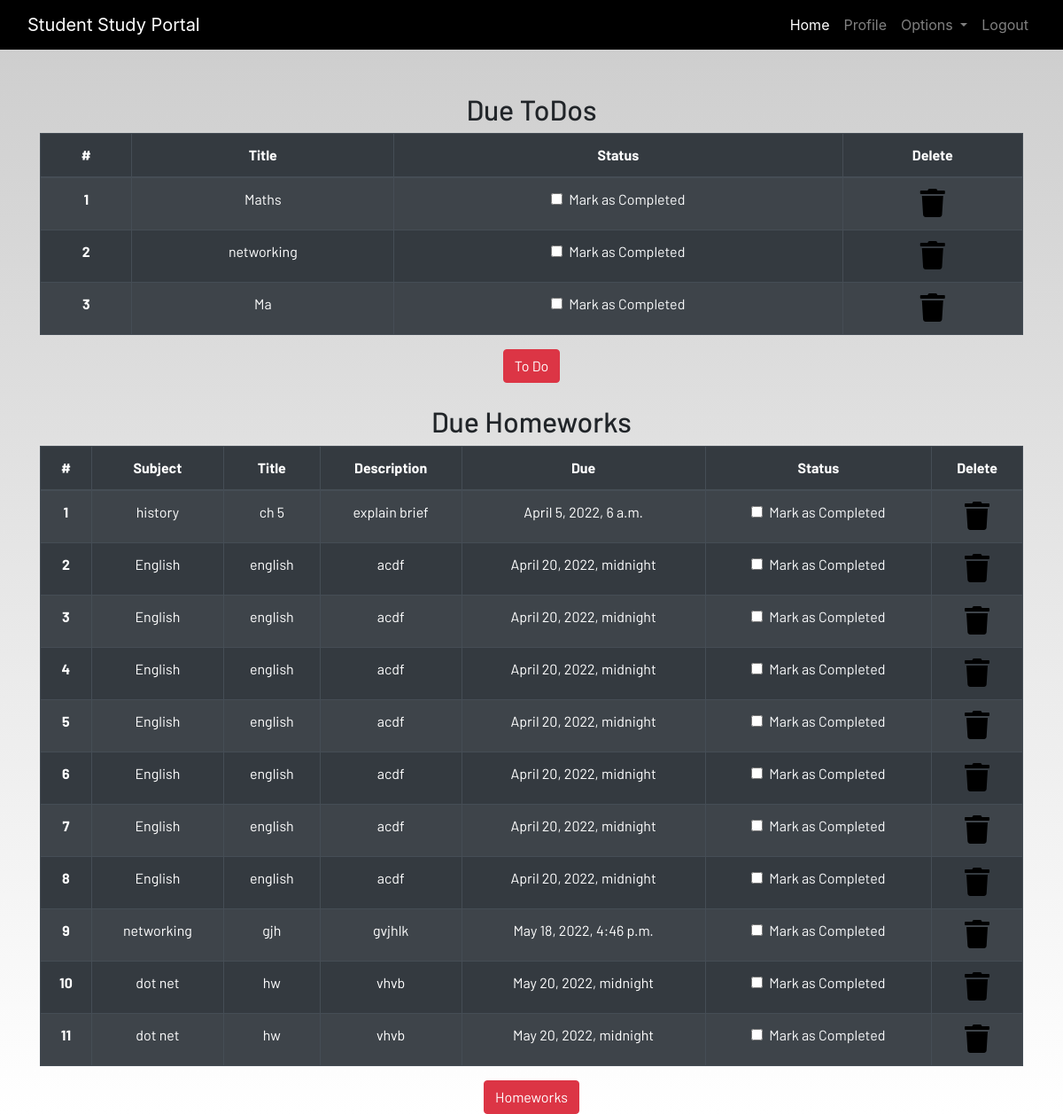
/profile/ (signed in), run on the app's committed database.
### dashboard/models.py (models this page shows, shortened)
class Todo(models.Model):
    user=models.ForeignKey(User,on_delete=models.CASCADE)
    title=models.CharField(max_length=100)
    is_finished=models.BooleanField(default=False)

class Homework(models.Model):
    user=models.ForeignKey(User,on_delete=models.CASCADE)
    subject=models.CharField(max_length=50)
    title=models.CharField(max_length=100)
    description=models.TextField()
    due = models.DateTimeField()
    is_finished=models.BooleanField(default=False)

### dashboard/views.py (the view)
# urls.py: path('profile/',dash_views.profile,name='profile'),
@login_required
def profile(request):
    homeworks=Homework.objects.filter(is_finished=False,user=request.user)
    todos=Todo.objects.filter(is_finished=False,user=request.user)
    if len(homeworks)==0:
        homework_done=True
    else:
        homework_done=False
    if len(todos)==0:
        todos_done=True
    else:
        todos_done=False
    context={
        'homeworks':homeworks,
        'todos':todos,
        'homework_done':homework_done,
        'todos_done':todos_done
    }
    return render(request,"dashboard/profile.html",context)

### dashboard/templates/dashboard/profile.html
{% extends 'dashboard/base.html' %}
{% load static %}
{% load crispy_forms_tags%}
{% block content %}
<section class="text-center">
    <div class="container">
    {%if not todos_done %}
        <h2>Due ToDos</h2>
        <table class="table table-striped table-bordered table-hover table-dark">
            <thead>
                <tr>
                    <th scope="col">#</th>
                    <th scope="col">Title</th>
                    <th scope="col">Status</th>
                    <th scope="col">Delete</th>
                </tr>
            </thead>
            <tbody>
                {% for todo in todos%}
                <tr>
                    <th scope="row">{{forloop.counter}}</th>
                    <td>{{todo.title}}</td>
                    <td>
                        <a href="#">
                            <div class="form-check">
                                {% if todo.is_finished == True %}
                                <input class="form-check-input" type="checkbox" value="" checked>
                                {% else %}
                                <input class="form-check-input" type="checkbox" value="" >
                                {% endif %}
                                <label class="form-check-label text-light" for="flexCheckDefault">
                                    Mark as Completed
                                </label>
                            </div>
                        </a>
                    </td>
                    <td><a href="#"><i class="fa fa-trash fa-2x"></i></a></td>
                </tr>
                {%endfor%}
            </tbody>
        </table>
    {%else%}
        <h3>All To dos are completed!!!!</h3>
    {%endif%}
        <a href="{% url 'todo'%}" class="btn btn-danger">To Do</a>
        <br><br>
        {%if not homework_done%}
        <h2>Due Homeworks</h2>
        <table class="table table-striped table-bordered table-hover table-dark">
            <thead>
                <tr>
                    <th scope="col">#</th>
                    <th scope="col">Subject</th>
                    <th scope="col">Title</th>
                    <th scope="col">Description</th>
                    <th scope="col">Due</th>
                    <th scope="col">Status</th>
                    <th scope="col">Delete</th>
                </tr>
            </thead>
            <tbody>
                {%for homework in homeworks %}
                <tr>
                    <th scope="row">{{forloop.counter}}</th>
                    <td>{{homework.subject}}</td>
                    <td>{{homework.title}}</td>
                    <td>{{homework.description}}</td>
                    <td>{{homework.due}}</td>
                    <td>
                        <a href="{% url 'update-homework' homework.id%}">
                            <div class="form-check">
                                {% if homework.is_finished == True %}
                                <input class="form-check-input" type="checkbox" value="" checked>
                                {% else %}
                                <input class="form-check-input" type="checkbox" value="">
                                {% endif %}
                                <label class="form-check-label text-light" for="flexCheckDefault">
                                    Mark as Completed
                                </label>
                            </div>
                        </a>
                    </td>
                    <td><a href="{% url 'delete-homework' homework.id%}"><i class="fa fa-trash fa-2x"></i></a></td>
                </tr>
                {% endfor %}
            </tbody>
        </table>
        {% else %}
        <h3>All To homeworks are completed!!!!</h3>
        {% endif %}
        <a href="{%url 'homework' %}" class="btn btn-danger">Homeworks</a>
    </div>
</section>
{% endblock content %}

### dashboard/templates/dashboard/base.html (shortened to what this page needs)
<!DOCTYPE html>
{% load static %}
<html lang="en">
<head>
  <link rel="stylesheet" href="https://stackpath.bootstrapcdn.com/bootstrap/4.3.1/css/bootstrap.min.css"
 />
  <link rel="stylesheet" href="https://use.fontawesome.com/releases/v5.7.2/css/all.css"
 />
  <link rel="stylesheet" href="{% static 'css/main.css' %}" />
</head>
<body>
  <header>
    <nav class="navbar navbar-expand-lg navbar-dark bg-dark">
      <div class="container-fluid">
        <a class="navbar-brand" href="{%url 'home'%}">Student Study Portal</a>
        <div class="collapse navbar-collapse justify-content-end" id="navbarSupportedContent">
          <ul class="navbar-nav mb-2 mb-lg-0">
            <li class="nav-item">
              <a class="nav-link active" aria-current="page" href="{%url 'home' %}">Home</a>
            </li>
            {%if user.is_authenticated%}
            <li class="nav-item">
              <a class="nav-link" href="{%url 'profile' %}">Profile</a>
            </li>
            <li class="nav-item dropdown">
              <a class="nav-link dropdown-toggle" href="#" id="navbarDropdown" role="button" data-toggle="dropdown"
                aria-haspopup="true" aria-expanded="false">
                Options
              </a>
            </li>
            <li class="nav-item">
              <a class="nav-link" href="{%url 'logout'%}">Logout</a>
            </li>
            {%endif%}
          </ul>
        </div>
      </div>
    </nav>
  </header>
  <br /><br />
  <main>
    {% block content %}
    {% endblock content %}
  </main>
</body>
</html>

### static/css/main.css (style rules this page uses)
html { scroll-behavior: smooth; height: 100%; width: 100%; }
main { font-family: Barlow, Quicksand, Rubik, sans-serif, serif, 'Times New Roman', Times, serif !important; }
.navbar { background-color: rgb(0, 0, 0) !important; }
a { text-decoration: none !important; color: black; }
html, body { max-width: 100%; overflow-x: hidden; height: 100%; width: 100%; }
body { background: linear-gradient(rgba(0, 0, 0, 0.2), rgba(255, 255, 255, 0.5)); overflow-x: hidden; background-repeat: no-repeat; }
.fa { color: black; }

### data on the page
Todo: title "Maths"
Todo: title "networking"
Todo: title "Ma"
Homework: subject "history", title "ch 5", description "explain brief", due "April 5, 2022, 6 a.m."
Homework: subject "English", title "english", description "acdf", due "April 20, 2022, midnight"
Homework: subject "English", title "english", description "acdf", due "April 20, 2022, midnight"
Homework: subject "English", title "english", description "acdf", due "April 20, 2022, midnight"
Homework: subject "English", title "english", description "acdf", due "April 20, 2022, midnight"
Homework: subject "English", title "english", description "acdf", due "April 20, 2022, midnight"
Homework: subject "English", title "english", description "acdf", due "April 20, 2022, midnight"
Homework: subject "English", title "english", description "acdf", due "April 20, 2022, midnight"
Homework: subject "networking", title "gjh", description "gvjhlk", due "May 18, 2022, 4:46 p.m."
Homework: subject "dot net", title "hw", description "vhvb", due "May 20, 2022, midnight"
Homework: subject "dot net", title "hw", description "vhvb", due "May 20, 2022, midnight"
